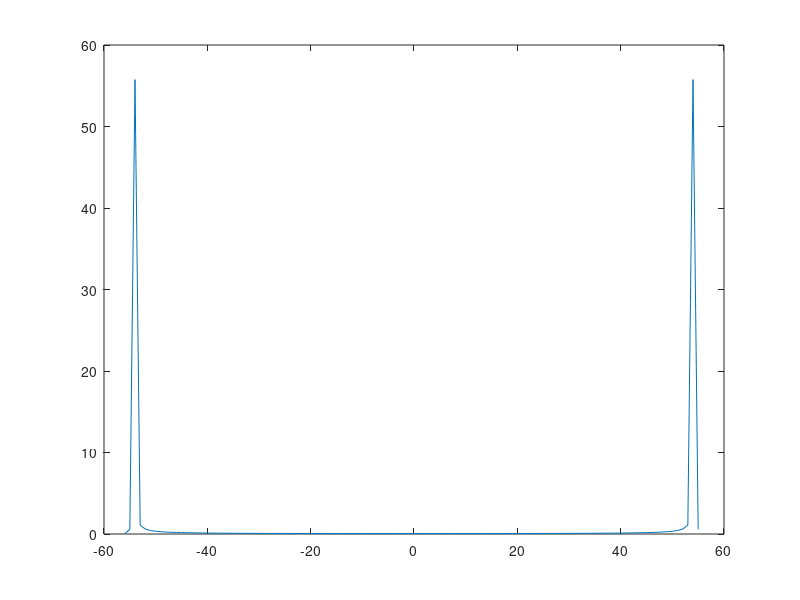

MATLAB code to generate this figure:
clear all; close all; clc;

t = 0:0.0001:2/180;
x = sin(2*pi*180*t);
X = fft(x);
plot((0:length(X)-1)-length(X)/2,abs(X));
n = 0:99;
y = sin(2*pi*180*(n/100));

% figure;
% subplot(2,1,1);
% plot(t,x);
% subplot(2,1,2);
% plot(n,y);